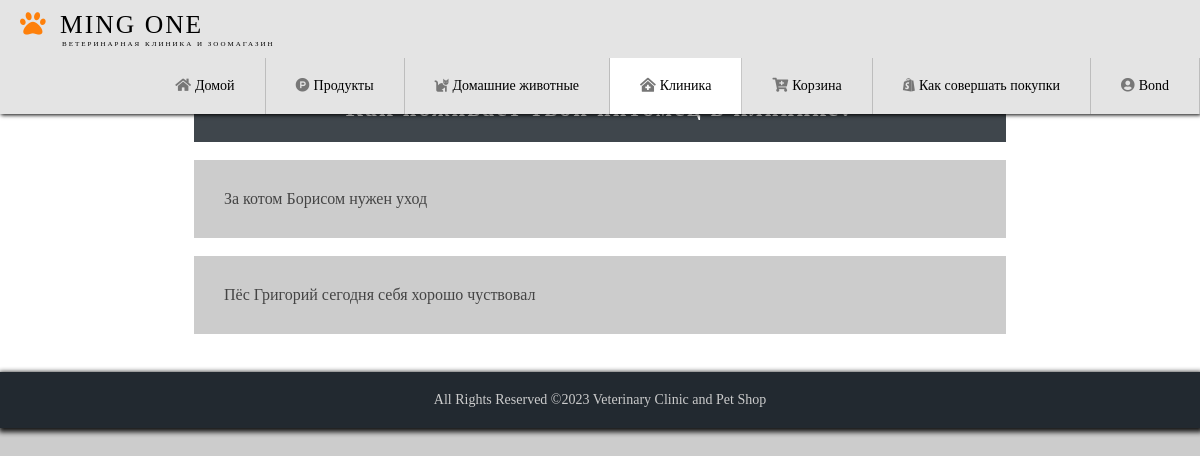
Page /customer/clinic.php (signed in) on the committed database.
### tables this page shows
CREATE TABLE `clinic`  (
  `tips_ID` int(20) NOT NULL AUTO_INCREMENT,
  `tips_post` varchar(100) NOT NULL,
  PRIMARY KEY (`tips_ID`) USING BTREE
);

### customer/clinic.php (the view, shortened to what this page needs)
<?php
  $link = mysqli_connect("localhost", "root", "", "dbmingone");
	$sql = "SELECT * FROM `clinic`";
  $myData = mysqli_query($link,$sql);
?>
<!DOCTYPE html>
<html lang="en">
  <head>
    <link rel="stylesheet" href="../css/header.css" />
    <link rel="stylesheet" href="../css/main.css" />
    <link rel="stylesheet" href="../css/footer.css" />
    <link rel="stylesheet" href="../fontawesome\css\all.css" />
  </head>
  <body>
    <header class="header">
      <a href="#" class="logo">
        <i class="fas fa-paw" style="color: rgba(255, 123, 0, 0.952)"></i>
        Ming One
        <p style="font-size: 7px; margin-left: 42px">
        ВЕТЕРИНАРНАЯ КЛИНИКА И ЗООМАГАЗИН
        </p>
      </a><input type="checkbox" class="menu-btn" id="menu-btn" />
      <ul class="menu">
        <li>
          <a href="./home.php"><i class="fa fa-home"></i>Домой</a>
        </li>
        <li>
          <a href="./products.php"><i class="fab fa-product-hunt"></i>Продукты</a>
        </li>
        <li>
          <a href="./pets.php"><i class="fas fa-cat"></i>Домашние животные</a>
        </li>
        <li class="active">
          <a href="./clinic.php"><i class="fas fa-clinic-medical"></i>Клиника</a>
        </li>
        <li>
          <a href="./cart.php"><i class="fa fa-cart-plus"></i>Корзина</a>
        </li>
        <li>
          <a href="./shop.php"><i class="fab fa-shopify"></i>Как совершать покупки</a>
        </li>
        <li style="text-transform: capitalize;">
          <a href="../conn/logout.php"  title="Click, Auto Signout">
            <i class="fa fa-user-circle"></i><?php echo $_SESSION['uname']; ?>
          </a>
        </li>
      </ul>
    </header>
    <main>
      <section>
        <h2>Как поживает твой питомец в клинике?</h2>
      </section>
      <br>
      <section>
        <?php
  while($record = mysqli_fetch_assoc($myData)){
        $tp = $record['tips_post'];
        echo "<p style='background: #ccc; color: #444; width:70%; margin:auto; padding: 30px; text-align: justify;'>
        $tp
      </p> <br>"; }
    ?>
      </section>
    </main>
    <footer>
      <section class="footer-content">
        <ul class="footer-page">
          <li>All Rights Reserved &copy2023 Veterinary Clinic and Pet Shop</li>
        </ul>
      </section>
    </footer>
  </body>
</html>

### css/header.css (style rules this page uses)
* { margin: 0; padding: 0; box-sizing: border-box; }
body { margin: 0; background: #ccc; height: 80vh; }
a { color: black; }
.active { background-color: #fff; }
.header { background-color: rgb(228, 228, 228); box-shadow: 1px 1px 4px 0 rgba(0, 0, 0, 1); position: fixed; width: 100%; z-index: 3; }
.header ul { margin: 0; padding: 0; list-style-type: none; overflow: hidden; background-color: rgb(228, 228, 228); }
.header ul a { display: block; padding: 20px; font-size: 14px; border-right: 1px solid #aaaa; text-decoration: none; }
.header .logo { float: left; display: block; font-size: 1.6em; padding: 10px 20px; letter-spacing: 2px; text-decoration: none; text-transform: uppercase; }
.header .menu { clear: both; max-height: 0; transition: max-height 0.2s ease-out; }
i { margin: 0px 4px 0px 0px; color: #777; }
@media (min-width: 1000px) { .header li { float: left; } }
@media (min-width: 1000px) { .header li a { padding: 20px 30px; } }
@media (min-width: 1000px) { .header .menu { clear: none; float: right; max-height: none; } }

### css/main.css (style rules this page uses)
main { color: rgb(92, 92, 92); text-align: center; background-color: #fff; position: relative; top: 55px; height: auto; padding: 20px; align-items: center; }
h2 { padding: 20px; letter-spacing: 2px; width: 70%; margin: auto; color: white; opacity: 0.8; background: #101820ff; }
@media screen and (max-width: 1200px) { main { height: auto; } }

### css/footer.css (style rules this page uses)
footer { position: relative; background-color: #101820ff; top: 55px; width: 100%; height: auto; box-shadow: 1px 2px 5px 2px rgb(0, 0, 0); opacity: 0.9; }
.footer-content { display: flex; }
.footer-page { width: 30%; display: flex; justify-content: space-around; list-style: none; margin: 20px auto; }
.footer-page li { color: #ccc; font-size: 14px; }
@media screen and (min-width: 769px) { .footer-page { width: 100%; width: auto; } }
@media screen and (min-width: 769px) { .footer-page li { padding: 0px 5px; } }

### rows in the picture
clinic: tips_post "За котом Борисом нужен уход"
clinic: tips_post "Пёс Григорий сегодня себя хорошо чуствовал"

### other values in the picture
$_SESSION['uname'] "Bond"
